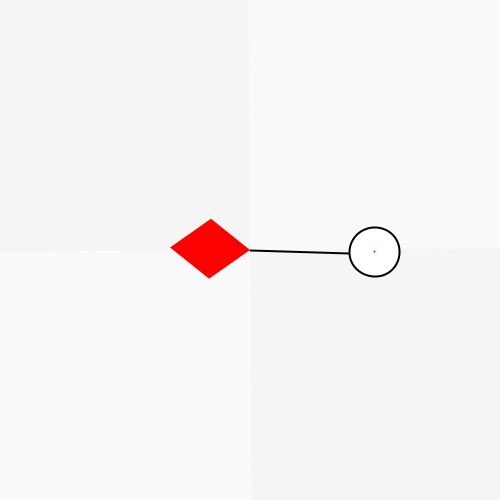
Frame 1 (no input)
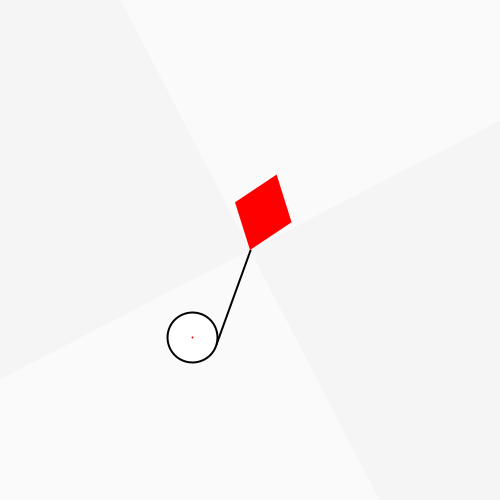
Frame 60 (the mouse pressed at the canvas centre just before this capture)
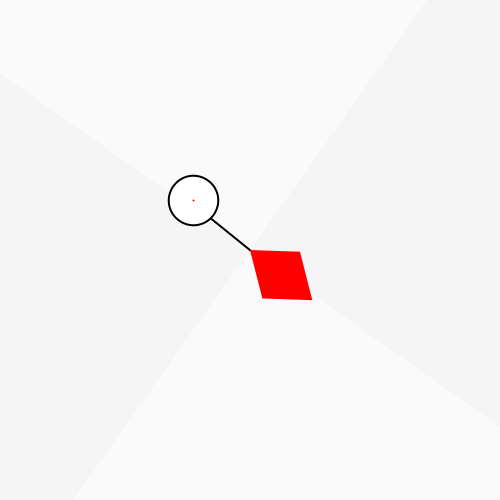
Frame 120 (the mouse held since frame 60 and released just before this capture)

The Processing sketch that drew these frames (run headless with seeded random() and noise(); from frame 60 on, the mouse is pressed at the canvas centre):

// Processing sketch: panchos01t00
// ── panchos01t00.pde
/*
Péndulo que gira en sentido del reloj. En un extremo tiene un diamante rojo, y en el otro un círculo con un
punto rojo que gira en su sentido contrario. En el fondo unos cuadrados giran en sentido contrario también.
*/
int  z, b, c;
float  a = 0;

void setup() {
  size(500, 500);
  frameRate(20);
  strokeWeight(2);
}

void draw() {

  a++;  //Variable que genera las rotaciones.
  
  background(250);
  
  translate(width/2, height/2);
  rotate(a*.1/PI);
  
  noStroke();
  fill(245);
  
  pushMatrix();
  rotate(-a/(8*PI));
  rect(0,0,350,350);
  rotate(PI);
  rect(0,0,350,350);
  popMatrix();
   
  stroke(0);
  line(0, 0, 100, 0); //Cuerpo del péndulo.
  
  noStroke();
  fill(255, 0, 0);
  quad(0, 0, -40, 30, -80, 0, -40, -30);  //Diamante rojo.
  fill(255);
  stroke(0);
  
  pushMatrix();            //Este pushMatrix permite el giro fuera del eje de origen.
  translate(100, 0);
  rotate(-a*0.25/PI);
  ellipse(25, 0, 50, 50);
  stroke(255, 0, 0);
  point(25, 0);
  stroke(0);
  popMatrix();
}
